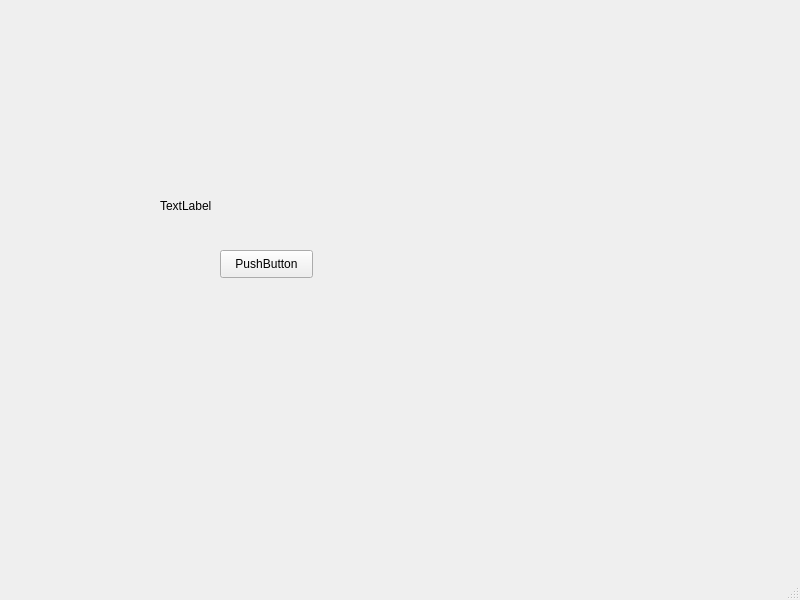
<?xml version="1.0" encoding="UTF-8"?>
<ui version="4.0">
 <class>MainWindow</class>
 <widget class="QMainWindow" name="MainWindow">
  <property name="geometry">
   <rect>
    <x>0</x>
    <y>0</y>
    <width>800</width>
    <height>600</height>
   </rect>
  </property>
  <property name="windowTitle">
   <string>MainWindow</string>
  </property>
  <widget class="QWidget" name="centralwidget">
   <widget class="QLabel" name="fldResult">
    <property name="geometry">
     <rect>
      <x>160</x>
      <y>190</y>
      <width>101</width>
      <height>31</height>
     </rect>
    </property>
    <property name="text">
     <string>TextLabel</string>
    </property>
   </widget>
   <widget class="QPushButton" name="btnAction">
    <property name="geometry">
     <rect>
      <x>220</x>
      <y>250</y>
      <width>93</width>
      <height>28</height>
     </rect>
    </property>
    <property name="text">
     <string>PushButton</string>
    </property>
   </widget>
  </widget>
  <widget class="QMenuBar" name="menubar">
   <property name="geometry">
    <rect>
     <x>0</x>
     <y>0</y>
     <width>800</width>
     <height>26</height>
    </rect>
   </property>
  </widget>
  <widget class="QStatusBar" name="statusbar"/>
 </widget>
 <resources/>
 <connections/>
</ui>
